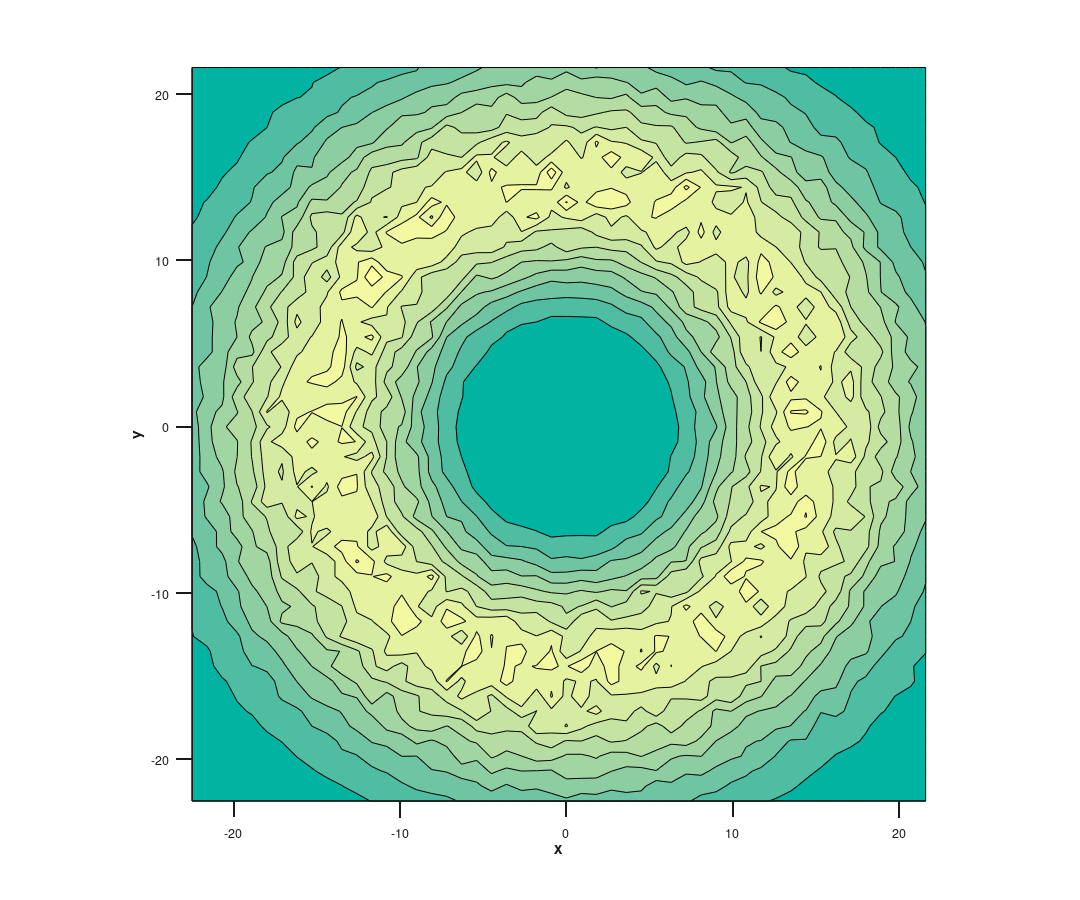
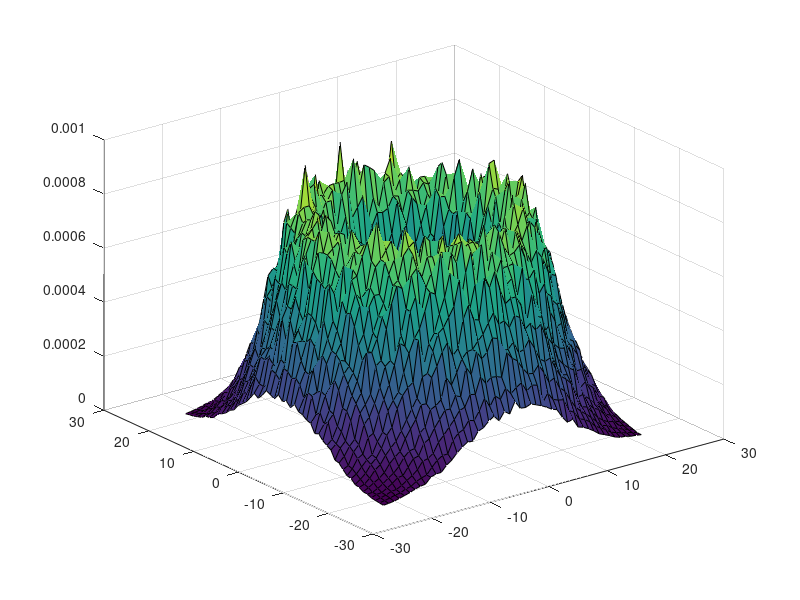

Recreate these plots in MATLAB, in order. (Note: this script raises an error after producing the figures.)
%% Loading dataset.
clear
clc
%% Adding plotting paths for myaa
addpath('C:\Users\zigg\Dropbox\Matlab\myaa')
addpath('M:\Dropbox\Matlab\myaa')
addpath('/mn/felt/u9/sigve/Dropbox/Matlab/myaa')

%%
imported_data = importdata('density.dat'); 

% Storing imported data in the right structures.
N = imported_data(1,1);
dr = imported_data(1,2);
MC_samples = imported_data(1,3);
rho = zeros(N,N);

n = 2;
for i=1:N
   for j=1:N
      rho(i,j) = imported_data(n, 3);
      n = n + 1;
   end;
end;

[x,y] = meshgrid(-N/2*dr:dr:N/2*dr-dr);

%% New plotting style
clc
fig =  figure('Color',[1 1 1]);
logoax = axes('Visible','on', 'parent', fig,  'fontsize', 12);
pl = surf(x, y, rho, 'parent', logoax);

%% Plotting contour.
clc
fig =  figure('Color',[1 1 1]);
logoax = axes('Visible','on', 'parent', fig,  'fontsize', 12);
pl = contourf(x, y, rho,'DisplayName','\rho');
%figure(gcf)
axis equal

%%
colormap('summer')
%colorbar
brighten(0.5)

hYLabel = ylabel('y');
hXLabel = xlabel('x');
hZLabel = zlabel('One Body Density');

grid off

set( gca                       , ...
    'FontName'   , 'Helvetica' );
set([hXLabel, hYLabel], ...
    'FontName'   , 'AvantGarde');
set([gca]             , ...
    'FontSize'   , 10           );
set([hXLabel, hYLabel, hZLabel]  , ...
    'FontSize'   , 12           , ...
    'FontWeight' , 'bold'      );

set(gca, ...
  'Box'         , 'off'     , ...
  'TickDir'     , 'out'     , ...
  'TickLength'  , [.02 .02] , ...
  'XMinorTick'  , 'off'      , ...
  'YMinorTick'  , 'off'      , ...
  'YGrid'       , 'off'      , ...
  'XColor'      , [.1 .1 .1], ...
  'YColor'      , [.1 .1 .1], ...
  'ZColor'      , [.1 .1 .1], ...
  'LineWidth'   , 1.2         );

set(gcf, 'PaperPosition', [0 0 12 10]); %Position plot at left hand corner with width 5 and height 5.
set(gcf, 'PaperSize', [12 10]); %Set the paper to have width 5 and height 5.
saveas(gcf, '2particles_n4_w001_DENSITY', 'pdf') %Save figure
%% Smoothing the plot
for I = 1:N
    rho(:,I) = smooth(rho(:,I),'sgolay',2);
end

%%
myaa('publish');

